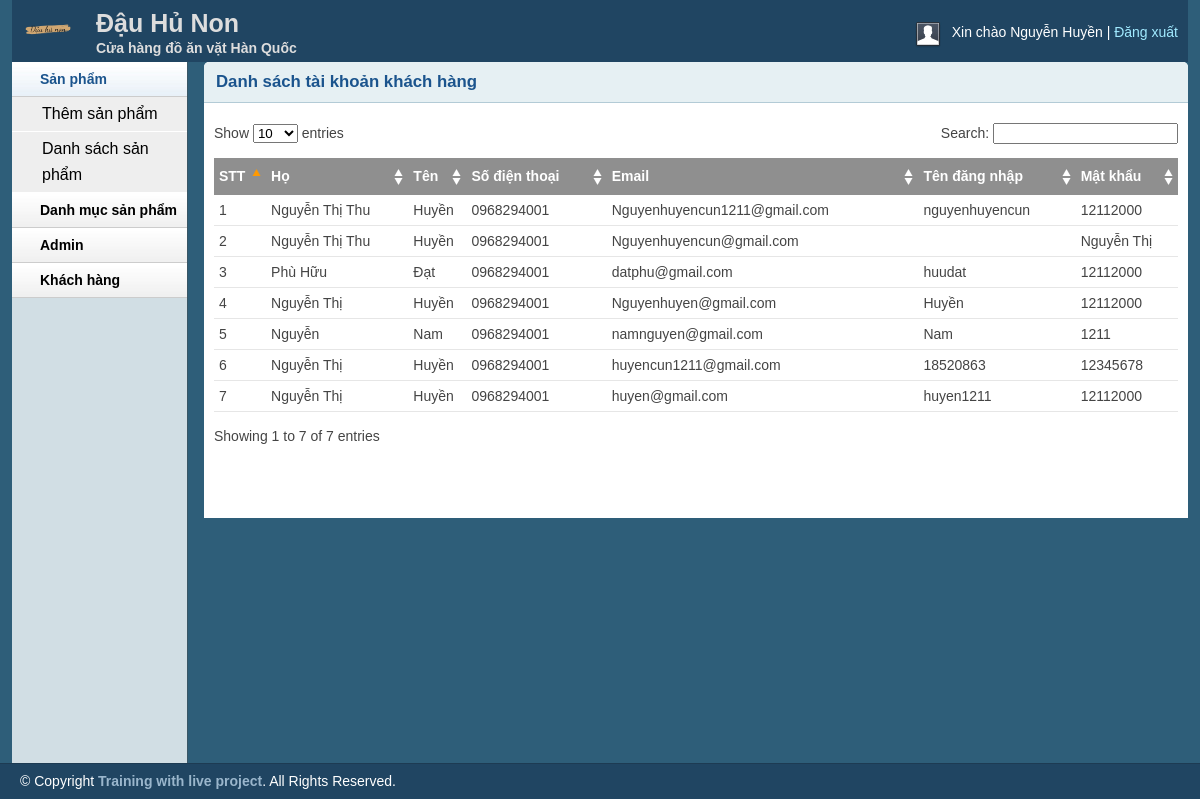
/admin/customerlist.php (signed in), run on the app's committed database.
### tables this page shows
CREATE TABLE `customer` (
  `cusID` int(11) NOT NULL,
  `cusFirstName` varchar(255) NOT NULL,
  `cusLastName` varchar(255) NOT NULL,
  `cusPhone` varchar(255) NOT NULL,
  `cusAddress` varchar(255) NOT NULL,
  `cusEmail` varchar(255) NOT NULL,
  `cusUserName` varchar(255) NOT NULL,
  `cusPassword` varchar(255) NOT NULL
);

### lib/database.php (called while the page is built, shortened)
<?php
class Database
{
    public $host   = DB_HOST;
    public $user   = DB_USER;
    public $pass   = DB_PASS;
    public $dbname = DB_NAME;
    public $link;
    private function connectDB()
    {
        $this->link = new mysqli(
            $this->host,
            $this->user,
            $this->pass,
            $this->dbname
        );
    }
    public function select($query)
    {
        $result = $this->link->query($query) or
            die($this->link->error . __LINE__);
        if ($result->num_rows > 0) {
            return $result;
        } else {
            return false;
        }
    }
}

### classes/customer.php (called while the page is built, shortened)
<?php
$filepath = realpath(dirname(__FILE__));
include_once($filepath . '/../lib/database.php');
?>
<?php
class customer
{
    private $db;
    public function __construct()
    {
        $this->db = new Database();
    }
    public function show_customer()
    {
        $query = "SELECT * FROM customer";
        $result = $this->db->select($query);
        return $result;
    }
}

### admin/customerlist.php (the view, shortened to what this page needs)
<?php include 'inc/header.php'; ?>
<?php include 'inc/sidebar.php'; ?>
<?php include '../classes/customer.php'; ?>
<?php
$cus = new customer();
?>
<div class="grid_10">
    <div class="box round first grid">
        <h2>Danh sách tài khoản khách hàng</h2>
        <div class="block">
            <table class="data display datatable" id="example">
                <thead>
                    <tr>
                        <th>STT</th>
                        <th>Họ</th>
                        <th>Tên</th>
                        <th>Số điện thoại</th>
                        <th>Email</th>
                        <th>Tên đăng nhập</th>
                        <th>Mật khẩu</th>
                    </tr>
                </thead>
                <tbody>
                    <?php
                    $show_cus = $cus->show_customer();
                    if ($show_cus) {
                        $i = 0;
                        while ($result = $show_cus->fetch_assoc()) {
                            $i++;
                    ?>
                            <tr class="odd gradeX" texta>
                                <td><?php echo $i; ?></td>
                                <td><?php echo $result['cusFirstName']; ?></td>
                                <td><?php echo $result['cusLastName']; ?></td>
                                <td><?php echo $result['cusPhone']; ?></td>
                                <td><?php echo $result['cusEmail']; ?></td>
                                <td><?php echo $result['cusUserName']; ?></td>
                                <td><?php echo $result['cusPassword']; ?></td>
                            </tr>
                    <?php
                        }
                    }
                    ?>
                </tbody>
            </table>
        </div>
    </div>
</div>
<?php include 'inc/footer.php'; ?>

### admin/css/layout.css (style rules this page uses)
body { background: #fff none repeat scroll 0 0; color: #444; font-size: 14px; padding: 0; }
h1, h2, h3, h4, h5, h6 { line-height:1.2em; margin-bottom:.3em; }
h2 { margin-top:1em; }
.box { background:#fff; margin-bottom:20px; padding:10px 10px 10px 10px; margin-left:-8px; }
.box.grid { padding-bottom:40px; }
.box.round { -moz-border-radius: 5px 5px 0px 0px; -webkit-border-radius: 5px 5px 0px 0px; border-radius: 5px 5px 0px 0px; }
.box h2 { font-size:1.2em; font-weight:bold; color:#1B548D; background:#E6F0F3; margin:-10px -10px 0 -10px; padding:10px 12px; border-bottom:1px solid #B3CBD6; -moz-border-radius: 5px 5px 0px 0px; -webkit-border-radius: 5px 5px 0px 0px; border-radius: 5px 5px 0px 0px; }
.box.first { min-height: 406px; }
.block { padding-top:20px; }
.block { padding-bottom:1px; }
table.display { margin: 0 auto; clear: both; width: 100%; }
.sorting_asc { background: #8f8f8f url(../img/table/sort_asc.png) no-repeat center right; padding:8px 5px; text-align:left; color:#fff; }
.sorting { background:#8f8f8f url(../img/table/sort_both.png) no-repeat center right; padding:8px 5px; text-align:left; color:#fff; }
tr.odd { height: 30px; line-height: 30px; border-bottom:1px solid #e6e6e6; }
tr.even { height: 30px; line-height: 30px; border-bottom:1px solid #e6e6e6; }
tr.odd td, tr.even td { padding-left:5px; }

### data on the page
customer: cusFirstName "Nguyễn Thị Thu", cusLastName "Huyền", cusPhone "0968294001", cusEmail "Nguyenhuyencun1211@gmail.com", cusUserName "nguyenhuyencun", cusPassword "12112000"
customer: cusFirstName "Nguyễn Thị Thu", cusLastName "Huyền", cusPhone "0968294001", cusEmail "Nguyenhuyencun@gmail.com", cusPassword "Nguyễn Thị"
customer: cusFirstName "Phù Hữu", cusLastName "Đạt", cusPhone "0968294001", cusEmail "datphu@gmail.com", cusUserName "huudat", cusPassword "12112000"
customer: cusFirstName "Nguyễn Thị", cusLastName "Huyền", cusPhone "0968294001", cusEmail "Nguyenhuyen@gmail.com", cusUserName "Huyền", cusPassword "12112000"
customer: cusFirstName "Nguyễn", cusLastName "Nam", cusPhone "0968294001", cusEmail "namnguyen@gmail.com", cusUserName "Nam", cusPassword "1211"
customer: cusFirstName "Nguyễn Thị", cusLastName "Huyền", cusPhone "0968294001", cusEmail "huyencun1211@gmail.com", cusUserName "18520863", cusPassword "12345678"
customer: cusFirstName "Nguyễn Thị", cusLastName "Huyền", cusPhone "0968294001", cusEmail "huyen@gmail.com", cusUserName "huyen1211", cusPassword "12112000"

### other printed values
Session::get('adminName') "Nguyễn Huyền"
